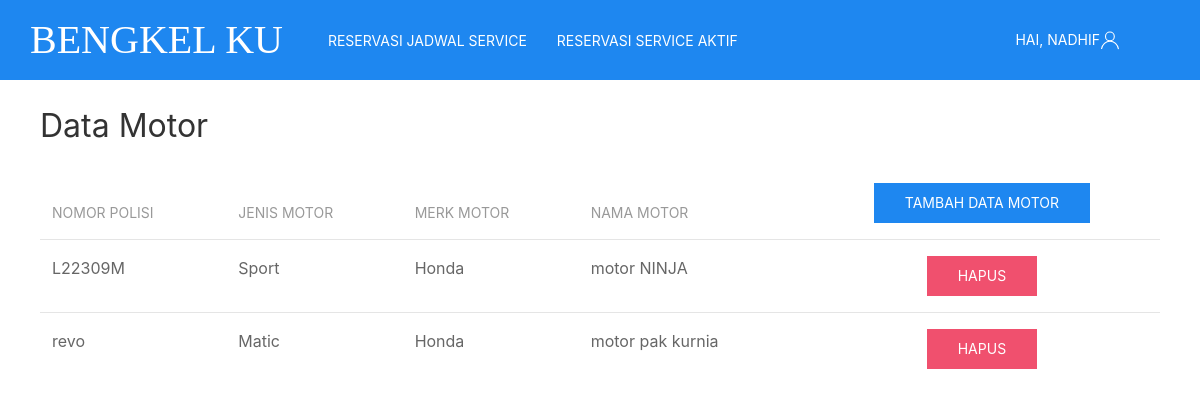
Screenshot of /ProjekAkhir/profil_motor.php (signed in) with the database file from the repository.
### tables this page shows
CREATE TABLE `motor` (
  `no_polisi` varchar(10) NOT NULL,
  `jenis_motor` enum('Cub','Matic','Sport') NOT NULL,
  `merk_motor` enum('Honda','Yamaha','Suzuki','Kawasaki','Lainnya') NOT NULL,
  `nama_motor` varchar(30) NOT NULL,
  `username` varchar(15) NOT NULL
);

### ProjekAkhir/profil_motor.php (the view, shortened to what this page needs)
<!DOCTYPE html>
<html>
<head>
	<link rel="stylesheet" type="text/css" href="css/bengkel.css">
</head>
<body>
<nav class="uk-navbar-container" style="background-color:rgb(30,135,240);" uk-navbar>
    <div class="uk-navbar-left">
        <ul class="uk-navbar-nav">
            <li class="uk-active"><a href="index.php" style="color:white; padding:30px; font-size: 40px;font-family:rockwell;">Bengkel Ku</a></li></li>
            <?php
                if(empty($_SESSION["username"])){
                    echo "<li><a href='jadwal_service.php' style='color:white'>Lihat Jadwal Service</a></li>";
                }elseif(isset($_SESSION["username"])){
                    echo "<li><a href='pesan_jadwal_service.php' style='color:white'>Reservasi Jadwal Service</a></li>";
                    echo "<li><a href='reservasi_aktif.php' style='color:white;'>Reservasi Service Aktif</a></li>";
                }
            ?>
        </ul>
    </div>
    <div class="uk-navbar-right">
        <ul class="uk-navbar-nav">
            <li>
                <?php
                    if(empty($_SESSION["username"])){
                        echo "<a href='#'' class='uk-icon-link uk-margin-small-left' uk-icon='user' style='color:white; padding-right:80px;'>Akun</a>";
                    }elseif(isset($_SESSION["username"])){
                        $akun = $_SESSION["username"];
                        echo "<a href='#' class='uk-icon-link uk-margin-small-left' uk-icon='user' style='color:white; padding-right:80px;'>Hai, $akun</a>";
                    }
                ?>
            </li>
        </ul>
    </div>
</nav>
<div class="uk-container" style="padding-top:25px;">
    <h2>Data Motor</h2>
        <div class="uk-container">
            <table class="uk-table uk-table-hover uk-table-divider">
            <thead>
                <tr>
                    <th>Nomor Polisi</th>
                    <th>Jenis Motor</th>
                    <th>Merk Motor</th>
                    <th>Nama Motor</th>
                    <th><center>
                        <button class="uk-button uk-button-primary" type="submit" onclick="location.href='tambah_motor.php'"
                        <?php
                            include 'action/koneksi.php';
                            $username=$_SESSION['username'];
                            $data=mysqli_query($koneksi,"SELECT * FROM motor where username='$username'") or die(mysqli_error($koneksi));
                            if(mysqli_num_rows($data)==3){echo "disabled";}
                        ?>>Tambah Data Motor</button></center>
                    </th>
                </tr>
            </thead>
            <tbody>
                <?php
                    include 'action/koneksi.php';
                    $username=$_SESSION['username'];
                    $data=mysqli_query($koneksi,"SELECT * FROM motor where username='$username'") or die(mysqli_error($koneksi));
                    foreach($data as $baris){ ?>
                        <tr>
                            <td><?php echo $baris['no_polisi']?></td>
                            <td><?php echo $baris['jenis_motor']?></td>
                            <td><?php echo $baris['merk_motor']?></td>
                            <td><?php echo $baris['nama_motor']?></td>
                            <td><center>
                                <a class="uk-button uk-button-danger" href="action/act_hapus_motor.php?no_polisi=<?php echo $baris['no_polisi']?>">Hapus</a></center>
                            </td>
                        </tr>
                    <?php   }
                ?>
            </tbody>
        </table>
        </div>
</div>
<br>
</body>
</html>

### rows the page displays
motor: no_polisi "L22309M", jenis_motor "Sport", merk_motor "Honda", nama_motor "motor NINJA"
motor: no_polisi "revo", jenis_motor "Matic", merk_motor "Honda", nama_motor "motor pak kurnia"

### other values shown
$akun "NADHIF"
